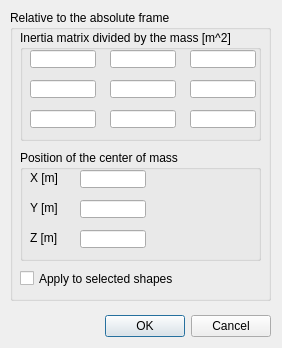
<?xml version="1.0" encoding="UTF-8"?>
<ui version="4.0">
 <class>CQDlgInertiaTensor</class>
 <widget class="QDialog" name="CQDlgInertiaTensor">
  <property name="geometry">
   <rect>
    <x>0</x>
    <y>0</y>
    <width>282</width>
    <height>348</height>
   </rect>
  </property>
  <property name="windowTitle">
   <string>Inertia Matrix &amp; Center of Mass</string>
  </property>
  <property name="locale">
   <locale language="English" country="UnitedStates"/>
  </property>
  <widget class="QGroupBox" name="groupBox_3">
   <property name="geometry">
    <rect>
     <x>10</x>
     <y>10</y>
     <width>261</width>
     <height>291</height>
    </rect>
   </property>
   <property name="title">
    <string>Relative to the absolute frame</string>
   </property>
   <property name="flat">
    <bool>false</bool>
   </property>
   <widget class="QGroupBox" name="groupBox_2">
    <property name="geometry">
     <rect>
      <x>10</x>
      <y>140</y>
      <width>241</width>
      <height>111</height>
     </rect>
    </property>
    <property name="title">
     <string>Position of the center of mass</string>
    </property>
    <property name="flat">
     <bool>false</bool>
    </property>
    <property name="checkable">
     <bool>false</bool>
    </property>
    <widget class="QLineEdit" name="qqMz">
     <property name="geometry">
      <rect>
       <x>60</x>
       <y>80</y>
       <width>66</width>
       <height>18</height>
      </rect>
     </property>
    </widget>
    <widget class="QLineEdit" name="qqMx">
     <property name="geometry">
      <rect>
       <x>60</x>
       <y>20</y>
       <width>66</width>
       <height>18</height>
      </rect>
     </property>
    </widget>
    <widget class="QLineEdit" name="qqMy">
     <property name="geometry">
      <rect>
       <x>60</x>
       <y>50</y>
       <width>66</width>
       <height>18</height>
      </rect>
     </property>
    </widget>
    <widget class="QLabel" name="label">
     <property name="geometry">
      <rect>
       <x>10</x>
       <y>20</y>
       <width>51</width>
       <height>16</height>
      </rect>
     </property>
     <property name="text">
      <string>X [m]</string>
     </property>
    </widget>
    <widget class="QLabel" name="label_2">
     <property name="geometry">
      <rect>
       <x>10</x>
       <y>50</y>
       <width>51</width>
       <height>16</height>
      </rect>
     </property>
     <property name="text">
      <string>Y [m]</string>
     </property>
    </widget>
    <widget class="QLabel" name="label_3">
     <property name="geometry">
      <rect>
       <x>10</x>
       <y>80</y>
       <width>51</width>
       <height>16</height>
      </rect>
     </property>
     <property name="text">
      <string>Z [m]</string>
     </property>
    </widget>
   </widget>
   <widget class="QGroupBox" name="groupBox">
    <property name="geometry">
     <rect>
      <x>10</x>
      <y>20</y>
      <width>241</width>
      <height>111</height>
     </rect>
    </property>
    <property name="title">
     <string>Inertia matrix divided by the mass [m^2]</string>
    </property>
    <property name="flat">
     <bool>false</bool>
    </property>
    <widget class="QLineEdit" name="qqI33">
     <property name="geometry">
      <rect>
       <x>170</x>
       <y>80</y>
       <width>66</width>
       <height>18</height>
      </rect>
     </property>
    </widget>
    <widget class="QLineEdit" name="qqI13">
     <property name="geometry">
      <rect>
       <x>10</x>
       <y>80</y>
       <width>66</width>
       <height>18</height>
      </rect>
     </property>
    </widget>
    <widget class="QLineEdit" name="qqI23">
     <property name="geometry">
      <rect>
       <x>90</x>
       <y>80</y>
       <width>66</width>
       <height>18</height>
      </rect>
     </property>
    </widget>
    <widget class="QLineEdit" name="qqI11">
     <property name="geometry">
      <rect>
       <x>10</x>
       <y>20</y>
       <width>66</width>
       <height>18</height>
      </rect>
     </property>
    </widget>
    <widget class="QLineEdit" name="qqI12">
     <property name="geometry">
      <rect>
       <x>10</x>
       <y>50</y>
       <width>66</width>
       <height>18</height>
      </rect>
     </property>
    </widget>
    <widget class="QLineEdit" name="qqI21">
     <property name="geometry">
      <rect>
       <x>90</x>
       <y>20</y>
       <width>66</width>
       <height>18</height>
      </rect>
     </property>
    </widget>
    <widget class="QLineEdit" name="qqI32">
     <property name="geometry">
      <rect>
       <x>170</x>
       <y>50</y>
       <width>66</width>
       <height>18</height>
      </rect>
     </property>
    </widget>
    <widget class="QLineEdit" name="qqI22">
     <property name="geometry">
      <rect>
       <x>90</x>
       <y>50</y>
       <width>66</width>
       <height>18</height>
      </rect>
     </property>
    </widget>
    <widget class="QLineEdit" name="qqI31">
     <property name="geometry">
      <rect>
       <x>170</x>
       <y>20</y>
       <width>66</width>
       <height>18</height>
      </rect>
     </property>
    </widget>
   </widget>
   <widget class="QCheckBox" name="qqApplyToSelection">
    <property name="geometry">
     <rect>
      <x>10</x>
      <y>260</y>
      <width>181</width>
      <height>17</height>
     </rect>
    </property>
    <property name="text">
     <string>Apply to selected shapes</string>
    </property>
   </widget>
  </widget>
  <widget class="QDialogButtonBox" name="qqOkCancel">
   <property name="geometry">
    <rect>
     <x>10</x>
     <y>310</y>
     <width>261</width>
     <height>32</height>
    </rect>
   </property>
   <property name="standardButtons">
    <set>QDialogButtonBox::Cancel|QDialogButtonBox::Ok</set>
   </property>
  </widget>
 </widget>
 <tabstops>
  <tabstop>qqI11</tabstop>
  <tabstop>qqI21</tabstop>
  <tabstop>qqI31</tabstop>
  <tabstop>qqI12</tabstop>
  <tabstop>qqI22</tabstop>
  <tabstop>qqI32</tabstop>
  <tabstop>qqI13</tabstop>
  <tabstop>qqI23</tabstop>
  <tabstop>qqI33</tabstop>
  <tabstop>qqMx</tabstop>
  <tabstop>qqMy</tabstop>
  <tabstop>qqMz</tabstop>
  <tabstop>qqOkCancel</tabstop>
 </tabstops>
 <resources/>
 <connections/>
</ui>
